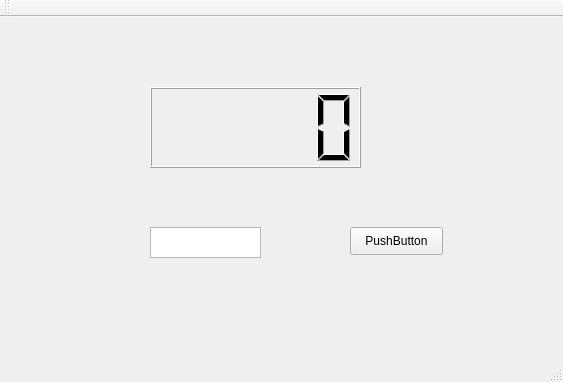
<?xml version="1.0" encoding="UTF-8"?>
<ui version="4.0">
 <class>MainWindow</class>
 <widget class="QMainWindow" name="MainWindow">
  <property name="geometry">
   <rect>
    <x>0</x>
    <y>0</y>
    <width>563</width>
    <height>382</height>
   </rect>
  </property>
  <property name="windowTitle">
   <string>MainWindow</string>
  </property>
  <widget class="QWidget" name="centralWidget">
   <widget class="QPushButton" name="pushButton">
    <property name="geometry">
     <rect>
      <x>350</x>
      <y>210</y>
      <width>93</width>
      <height>28</height>
     </rect>
    </property>
    <property name="text">
     <string>PushButton</string>
    </property>
   </widget>
   <widget class="QPlainTextEdit" name="plainTextEdit">
    <property name="geometry">
     <rect>
      <x>150</x>
      <y>210</y>
      <width>111</width>
      <height>31</height>
     </rect>
    </property>
   </widget>
   <widget class="QLCDNumber" name="lcdNumber">
    <property name="geometry">
     <rect>
      <x>150</x>
      <y>70</y>
      <width>211</width>
      <height>81</height>
     </rect>
    </property>
   </widget>
  </widget>
  <widget class="QToolBar" name="mainToolBar">
   <attribute name="toolBarArea">
    <enum>TopToolBarArea</enum>
   </attribute>
   <attribute name="toolBarBreak">
    <bool>false</bool>
   </attribute>
  </widget>
  <widget class="QStatusBar" name="statusBar"/>
 </widget>
 <layoutdefault spacing="6" margin="11"/>
 <resources/>
 <connections/>
</ui>
